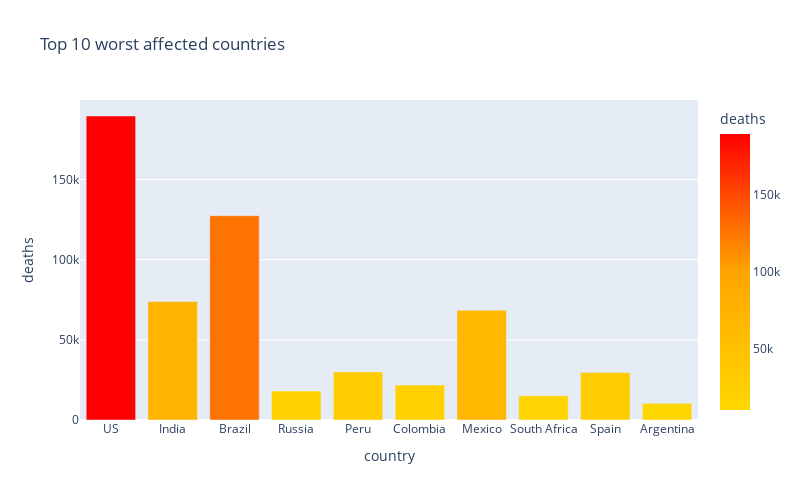

The notebook cell saved with this chart:
### Markdown cell above
# 10 worst hit countries - Death cases

#### Hover over the bars to see the values.

### Code cell
px.bar(
    sorted_country_df.head(10),
    x = "country",
    y = "deaths",
    color="deaths",
    title= "Top 10 worst affected countries", # the axis names
    color_continuous_scale=["gold", "orange", "red"],
    height=500,
    width=800
)

### Figure 1 — Plotly figure (JSON) as saved in the notebook; plotly's stock layout.template omitted (floating-point values rounded to 4 significant figures)
{"data": [{"alignmentgroup": "True", "hovertemplate": "country=%{x}<br>deaths=%{marker.color}<extra></extra>", "legendgroup": "", "marker": {"color": [189680, 73890, 127464, 18080, 29976, 21813, 68484, 15086, 29594, 10405], "coloraxis": "coloraxis"}, "name": "", "offsetgroup": "", "orientation": "v", "showlegend": false, "textposition": "auto", "type": "bar", "x": ["US", "India", "Brazil", "Russia", "Peru", "Colombia", "Mexico", "South Africa", "Spain", "Argentina"], "xaxis": "x", "y": [189680, 73890, 127464, 18080, 29976, 21813, 68484, 15086, 29594, 10405], "yaxis": "y"}], "layout": {"barmode": "relative", "coloraxis": {"colorbar": {"title": {"text": "deaths"}}, "colorscale": [[0, "gold"], [0.5, "orange"], [1, "red"]]}, "height": 500, "legend": {"tracegroupgap": 0}, "title": {"text": "Top 10 worst affected countries"}, "width": 800, "xaxis": {"anchor": "y", "domain": [0, 1], "title": {"text": "country"}}, "yaxis": {"anchor": "x", "domain": [0, 1], "title": {"text": "deaths"}}}}
